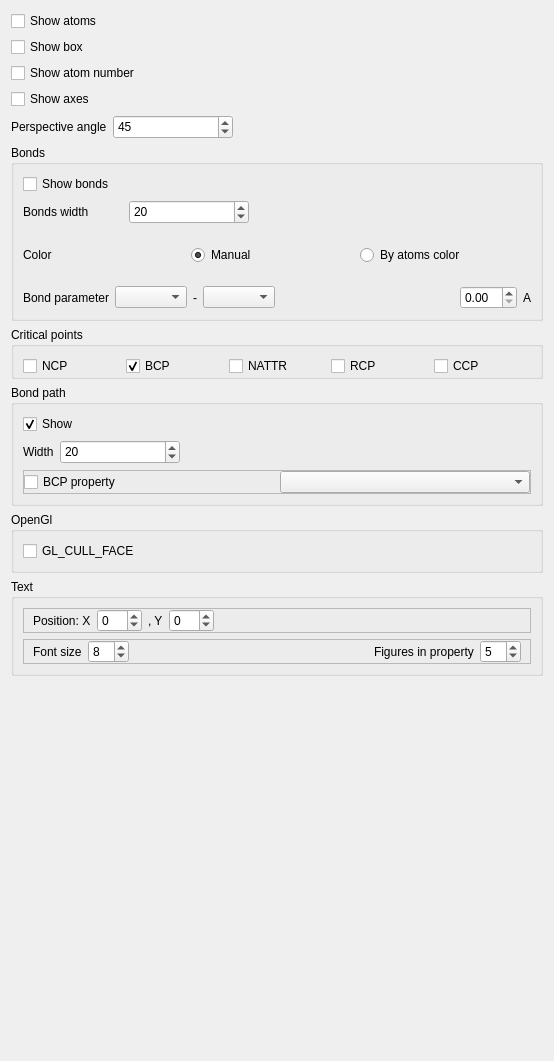
          <widget class="QWidget" name="tab_32">
           <attribute name="title">
            <string>View 3D</string>
           </attribute>
           <layout class="QVBoxLayout" name="verticalLayout_22">
            <item>
             <widget class="QCheckBox" name="FormSettingsViewCheckShowAtoms">
              <property name="enabled">
               <bool>true</bool>
              </property>
              <property name="text">
               <string>Show atoms</string>
              </property>
             </widget>
            </item>
            <item>
             <widget class="QCheckBox" name="FormSettingsViewCheckShowBox">
              <property name="styleSheet">
               <string notr="true"/>
              </property>
              <property name="text">
               <string>Show box</string>
              </property>
             </widget>
            </item>
            <item>
             <widget class="QCheckBox" name="FormSettingsViewCheckShowAtomNumber">
              <property name="enabled">
               <bool>true</bool>
              </property>
              <property name="text">
               <string>Show atom number</string>
              </property>
             </widget>
            </item>
            <item>
             <widget class="QCheckBox" name="FormSettingsViewCheckShowAxes">
              <property name="text">
               <string>Show axes</string>
              </property>
             </widget>
            </item>
            <item>
             <widget class="QFrame" name="frame_131">
              <property name="minimumSize">
               <size>
                <width>0</width>
                <height>0</height>
               </size>
              </property>
              <property name="frameShape">
               <enum>QFrame::NoFrame</enum>
              </property>
              <property name="frameShadow">
               <enum>QFrame::Raised</enum>
              </property>
              <layout class="QHBoxLayout" name="horizontalLayout_100">
               <property name="leftMargin">
                <number>0</number>
               </property>
               <property name="topMargin">
                <number>0</number>
               </property>
               <property name="rightMargin">
                <number>0</number>
               </property>
               <property name="bottomMargin">
                <number>0</number>
               </property>
               <item>
                <widget class="QLabel" name="label_105">
                 <property name="text">
                  <string>Perspective angle</string>
                 </property>
                </widget>
               </item>
               <item>
                <widget class="QSpinBox" name="spin_perspective_angle">
                 <property name="minimumSize">
                  <size>
                   <width>120</width>
                   <height>24</height>
                  </size>
                 </property>
                 <property name="maximumSize">
                  <size>
                   <width>120</width>
                   <height>24</height>
                  </size>
                 </property>
                 <property name="maximum">
                  <number>90</number>
                 </property>
                 <property name="value">
                  <number>45</number>
                 </property>
                </widget>
               </item>
               <item>
                <spacer name="horizontalSpacer_112">
                 <property name="orientation">
                  <enum>Qt::Horizontal</enum>
                 </property>
                 <property name="sizeHint" stdset="0">
                  <size>
                   <width>61</width>
                   <height>20</height>
                  </size>
                 </property>
                </spacer>
               </item>
              </layout>
             </widget>
            </item>
            <item>
             <widget class="QGroupBox" name="groupBox">
              <property name="minimumSize">
               <size>
                <width>0</width>
                <height>0</height>
               </size>
              </property>
              <property name="title">
               <string>Bonds</string>
              </property>
              <layout class="QVBoxLayout" name="verticalLayout_68">
               <item>
                <widget class="QCheckBox" name="FormSettingsViewCheckShowBonds">
                 <property name="text">
                  <string>Show bonds</string>
                 </property>
                </widget>
               </item>
               <item>
                <widget class="QFrame" name="frame_68">
                 <property name="minimumSize">
                  <size>
                   <width>200</width>
                   <height>0</height>
                  </size>
                 </property>
                 <property name="frameShape">
                  <enum>QFrame::NoFrame</enum>
                 </property>
                 <property name="frameShadow">
                  <enum>QFrame::Raised</enum>
                 </property>
                 <layout class="QHBoxLayout" name="horizontalLayout_60">
                  <property name="leftMargin">
                   <number>0</number>
                  </property>
                  <property name="topMargin">
                   <number>0</number>
                  </property>
                  <property name="rightMargin">
                   <number>0</number>
                  </property>
                  <property name="bottomMargin">
                   <number>0</number>
                  </property>
                  <item>
                   <widget class="QLabel" name="label_22">
                    <property name="minimumSize">
                     <size>
                      <width>100</width>
                      <height>0</height>
                     </size>
                    </property>
                    <property name="text">
                     <string>Bonds width</string>
                    </property>
                   </widget>
                  </item>
                  <item>
                   <widget class="QSpinBox" name="FormSettingsViewSpinBondWidth">
                    <property name="minimumSize">
                     <size>
                      <width>120</width>
                      <height>24</height>
                     </size>
                    </property>
                    <property name="maximumSize">
                     <size>
                      <width>120</width>
                      <height>24</height>
                     </size>
                    </property>
                    <property name="value">
                     <number>20</number>
                    </property>
                   </widget>
                  </item>
                  <item>
                   <spacer name="horizontalSpacer_30">
                    <property name="orientation">
                     <enum>Qt::Horizontal</enum>
                    </property>
                    <property name="sizeHint" stdset="0">
                     <size>
                      <width>40</width>
                      <height>20</height>
                     </size>
                    </property>
                   </spacer>
                  </item>
                 </layout>
                </widget>
               </item>
               <item>
                <widget class="QFrame" name="frame_114">
                 <property name="minimumSize">
                  <size>
                   <width>0</width>
                   <height>50</height>
                  </size>
                 </property>
                 <property name="frameShape">
                  <enum>QFrame::NoFrame</enum>
                 </property>
                 <property name="frameShadow">
                  <enum>QFrame::Raised</enum>
                 </property>
                 <layout class="QHBoxLayout" name="horizontalLayout_116">
                  <property name="leftMargin">
                   <number>0</number>
                  </property>
                  <property name="topMargin">
                   <number>0</number>
                  </property>
                  <property name="bottomMargin">
                   <number>0</number>
                  </property>
                  <item>
                   <widget class="QLabel" name="label_83">
                    <property name="minimumSize">
                     <size>
                      <width>100</width>
                      <height>0</height>
                     </size>
                    </property>
                    <property name="text">
                     <string>Color</string>
                    </property>
                   </widget>
                  </item>
                  <item>
                   <widget class="QRadioButton" name="FormSettingsViewRadioColorBondsManual">
                    <property name="text">
                     <string>Manual</string>
                    </property>
                    <property name="checked">
                     <bool>true</bool>
                    </property>
                   </widget>
                  </item>
                  <item>
                   <widget class="QRadioButton" name="FormSettingsViewRadioColorBondsByAtoms">
                    <property name="text">
                     <string>By atoms color</string>
                    </property>
                   </widget>
                  </item>
                 </layout>
                </widget>
               </item>
               <item>
                <widget class="QFrame" name="frame_106">
                 <property name="frameShape">
                  <enum>QFrame::NoFrame</enum>
                 </property>
                 <property name="frameShadow">
                  <enum>QFrame::Raised</enum>
                 </property>
                 <layout class="QHBoxLayout" name="horizontalLayout_110">
                  <property name="leftMargin">
                   <number>0</number>
                  </property>
                  <property name="topMargin">
                   <number>0</number>
                  </property>
                  <property name="rightMargin">
                   <number>0</number>
                  </property>
                  <property name="bottomMargin">
                   <number>0</number>
                  </property>
                  <item>
                   <widget class="QLabel" name="label_2">
                    <property name="text">
                     <string>Bond parameter</string>
                    </property>
                   </widget>
                  </item>
                  <item>
                   <widget class="QComboBox" name="FormAtomsList1"/>
                  </item>
                  <item>
                   <widget class="QLabel" name="label_31">
                    <property name="text">
                     <string>-</string>
                    </property>
                   </widget>
                  </item>
                  <item>
                   <widget class="QComboBox" name="FormAtomsList2"/>
                  </item>
                  <item>
                   <spacer name="horizontalSpacer_76">
                    <property name="orientation">
                     <enum>Qt::Horizontal</enum>
                    </property>
                    <property name="sizeHint" stdset="0">
                     <size>
                      <width>40</width>
                      <height>20</height>
                     </size>
                    </property>
                   </spacer>
                  </item>
                  <item>
                   <widget class="QDoubleSpinBox" name="FormBondLenSpinBox">
                    <property name="readOnly">
                     <bool>false</bool>
                    </property>
                    <property name="singleStep">
                     <double>0.100000000000000</double>
                    </property>
                   </widget>
                  </item>
                  <item>
                   <widget class="QLabel" name="label_30">
                    <property name="text">
                     <string>A</string>
                    </property>
                   </widget>
                  </item>
                 </layout>
                </widget>
               </item>
              </layout>
             </widget>
            </item>
            <item>
             <widget class="QGroupBox" name="groupBox_6">
              <property name="minimumSize">
               <size>
                <width>0</width>
                <height>0</height>
               </size>
              </property>
              <property name="title">
               <string>Critical points</string>
              </property>
              <layout class="QVBoxLayout" name="verticalLayout_9">
               <property name="topMargin">
                <number>0</number>
               </property>
               <property name="bottomMargin">
                <number>0</number>
               </property>
               <item>
                <widget class="QFrame" name="frame_3">
                 <property name="frameShape">
                  <enum>QFrame::NoFrame</enum>
                 </property>
                 <property name="frameShadow">
                  <enum>QFrame::Raised</enum>
                 </property>
                 <layout class="QHBoxLayout" name="horizontalLayout_7">
                  <property name="leftMargin">
                   <number>0</number>
                  </property>
                  <property name="rightMargin">
                   <number>0</number>
                  </property>
                  <property name="bottomMargin">
                   <number>0</number>
                  </property>
                  <item>
                   <widget class="QCheckBox" name="show_ncp">
                    <property name="text">
                     <string>NCP</string>
                    </property>
                    <property name="checked">
                     <bool>false</bool>
                    </property>
                   </widget>
                  </item>
                  <item>
                   <widget class="QCheckBox" name="show_bcp">
                    <property name="text">
                     <string>BCP</string>
                    </property>
                    <property name="checked">
                     <bool>true</bool>
                    </property>
                   </widget>
                  </item>
                  <item>
                   <widget class="QCheckBox" name="show_nnatr">
                    <property name="text">
                     <string>NATTR</string>
                    </property>
                    <property name="checked">
                     <bool>false</bool>
                    </property>
                   </widget>
                  </item>
                  <item>
                   <widget class="QCheckBox" name="show_rcp">
                    <property name="text">
                     <string>RCP</string>
                    </property>
                    <property name="checked">
                     <bool>false</bool>
                    </property>
                   </widget>
                  </item>
                  <item>
                   <widget class="QCheckBox" name="show_ccp">
                    <property name="text">
                     <string>CCP</string>
                    </property>
                    <property name="checked">
                     <bool>false</bool>
                    </property>
                   </widget>
                  </item>
                 </layout>
                </widget>
               </item>
              </layout>
             </widget>
            </item>
            <item>
             <widget class="QGroupBox" name="groupBox_11">
              <property name="title">
               <string>Bond path</string>
              </property>
              <layout class="QVBoxLayout" name="verticalLayout_18">
               <item>
                <widget class="QFrame" name="frame_4">
                 <property name="minimumSize">
                  <size>
                   <width>0</width>
                   <height>0</height>
                  </size>
                 </property>
                 <property name="frameShape">
                  <enum>QFrame::NoFrame</enum>
                 </property>
                 <property name="frameShadow">
                  <enum>QFrame::Raised</enum>
                 </property>
                 <layout class="QHBoxLayout" name="horizontalLayout_8">
                  <property name="leftMargin">
                   <number>0</number>
                  </property>
                  <property name="topMargin">
                   <number>0</number>
                  </property>
                  <property name="rightMargin">
                   <number>0</number>
                  </property>
                  <property name="bottomMargin">
                   <number>0</number>
                  </property>
                  <item>
                   <widget class="QCheckBox" name="show_bond_path">
                    <property name="text">
                     <string>Show</string>
                    </property>
                    <property name="checked">
                     <bool>true</bool>
                    </property>
                   </widget>
                  </item>
                  <item>
                   <spacer name="horizontalSpacer_7">
                    <property name="orientation">
                     <enum>Qt::Horizontal</enum>
                    </property>
                    <property name="sizeHint" stdset="0">
                     <size>
                      <width>281</width>
                      <height>20</height>
                     </size>
                    </property>
                   </spacer>
                  </item>
                 </layout>
                </widget>
               </item>
               <item>
                <widget class="QFrame" name="frame_69">
                 <property name="minimumSize">
                  <size>
                   <width>200</width>
                   <height>0</height>
                  </size>
                 </property>
                 <property name="frameShape">
                  <enum>QFrame::NoFrame</enum>
                 </property>
                 <property name="frameShadow">
                  <enum>QFrame::Raised</enum>
                 </property>
                 <layout class="QHBoxLayout" name="horizontalLayout_62">
                  <property name="leftMargin">
                   <number>0</number>
                  </property>
                  <property name="topMargin">
                   <number>0</number>
                  </property>
                  <property name="rightMargin">
                   <number>0</number>
                  </property>
                  <property name="bottomMargin">
                   <number>0</number>
                  </property>
                  <item>
                   <widget class="QLabel" name="label_23">
                    <property name="minimumSize">
                     <size>
                      <width>0</width>
                      <height>0</height>
                     </size>
                    </property>
                    <property name="text">
                     <string>Width</string>
                    </property>
                   </widget>
                  </item>
                  <item>
                   <widget class="QSpinBox" name="bond_path_width">
                    <property name="minimumSize">
                     <size>
                      <width>120</width>
                      <height>24</height>
                     </size>
                    </property>
                    <property name="maximumSize">
                     <size>
                      <width>120</width>
                      <height>24</height>
                     </size>
                    </property>
                    <property name="value">
                     <number>20</number>
                    </property>
                   </widget>
                  </item>
                  <item>
                   <spacer name="horizontalSpacer_31">
                    <property name="orientation">
                     <enum>Qt::Horizontal</enum>
                    </property>
                    <property name="sizeHint" stdset="0">
                     <size>
                      <width>40</width>
                      <height>20</height>
                     </size>
                    </property>
                   </spacer>
                  </item>
                 </layout>
                </widget>
               </item>
               <item>
                <widget class="QFrame" name="frame_160">
                 <property name="frameShape">
                  <enum>QFrame::StyledPanel</enum>
                 </property>
                 <property name="frameShadow">
                  <enum>QFrame::Raised</enum>
                 </property>
                 <layout class="QHBoxLayout" name="horizontalLayout_178">
                  <property name="leftMargin">
                   <number>0</number>
                  </property>
                  <property name="topMargin">
                   <number>0</number>
                  </property>
                  <property name="rightMargin">
                   <number>0</number>
                  </property>
                  <property name="bottomMargin">
                   <number>0</number>
                  </property>
                  <item>
                   <widget class="QCheckBox" name="show_bcp_text">
                    <property name="text">
                     <string>BCP property</string>
                    </property>
                   </widget>
                  </item>
                  <item>
                   <widget class="QComboBox" name="PropertyForBCPtext"/>
                  </item>
                 </layout>
                </widget>
               </item>
              </layout>
             </widget>
            </item>
            <item>
             <widget class="QGroupBox" name="groupBox_34">
              <property name="minimumSize">
               <size>
                <width>0</width>
                <height>0</height>
               </size>
              </property>
              <property name="title">
               <string>OpenGl</string>
              </property>
              <layout class="QHBoxLayout" name="horizontalLayout_163">
               <item>
                <widget class="QCheckBox" name="OpenGL_GL_CULL_FACE">
                 <property name="enabled">
                  <bool>true</bool>
                 </property>
                 <property name="text">
                  <string>GL_CULL_FACE</string>
                 </property>
                </widget>
               </item>
              </layout>
             </widget>
            </item>
            <item>
             <widget class="QGroupBox" name="groupBox_29">
              <property name="minimumSize">
               <size>
                <width>0</width>
                <height>0</height>
               </size>
              </property>
              <property name="title">
               <string>Text</string>
              </property>
              <layout class="QVBoxLayout" name="verticalLayout_107">
               <item>
                <widget class="QFrame" name="frame_165">
                 <property name="frameShape">
                  <enum>QFrame::StyledPanel</enum>
                 </property>
                 <property name="frameShadow">
                  <enum>QFrame::Raised</enum>
                 </property>
                 <layout class="QHBoxLayout" name="horizontalLayout_179">
                  <property name="topMargin">
                   <number>0</number>
                  </property>
                  <property name="bottomMargin">
                   <number>0</number>
                  </property>
                  <item>
                   <widget class="QLabel" name="label_132">
                    <property name="text">
                     <string>Position: X</string>
                    </property>
                   </widget>
                  </item>
                  <item>
                   <widget class="QSpinBox" name="property_shift_x">
                    <property name="minimum">
                     <number>-99</number>
                    </property>
                   </widget>
                  </item>
                  <item>
                   <widget class="QLabel" name="label_133">
                    <property name="text">
                     <string>, Y</string>
                    </property>
                   </widget>
                  </item>
                  <item>
                   <widget class="QSpinBox" name="property_shift_y">
                    <property name="minimum">
                     <number>-99</number>
                    </property>
                   </widget>
                  </item>
                  <item>
                   <spacer name="horizontalSpacer_125">
                    <property name="orientation">
                     <enum>Qt::Horizontal</enum>
                    </property>
                    <property name="sizeHint" stdset="0">
                     <size>
                      <width>126</width>
                      <height>20</height>
                     </size>
                    </property>
                   </spacer>
                  </item>
                 </layout>
                </widget>
               </item>
               <item>
                <widget class="QFrame" name="frame_164">
                 <property name="minimumSize">
                  <size>
                   <width>0</width>
                   <height>0</height>
                  </size>
                 </property>
                 <property name="frameShape">
                  <enum>QFrame::StyledPanel</enum>
                 </property>
                 <property name="frameShadow">
                  <enum>QFrame::Raised</enum>
                 </property>
                 <layout class="QHBoxLayout" name="horizontalLayout_180">
                  <property name="topMargin">
                   <number>0</number>
                  </property>
                  <property name="bottomMargin">
                   <number>0</number>
                  </property>
                  <item>
                   <widget class="QLabel" name="label_90">
                    <property name="text">
                     <string>Font size</string>
                    </property>
                   </widget>
                  </item>
                  <item>
                   <widget class="QSpinBox" name="font_size_3d">
                    <property name="value">
                     <number>8</number>
                    </property>
                   </widget>
                  </item>
                  <item>
                   <spacer name="horizontalSpacer_83">
                    <property name="orientation">
                     <enum>Qt::Horizontal</enum>
                    </property>
                    <property name="sizeHint" stdset="0">
                     <size>
                      <width>239</width>
                      <height>20</height>
                     </size>
                    </property>
                   </spacer>
                  </item>
                  <item>
                   <widget class="QLabel" name="label_81">
                    <property name="text">
                     <string>Figures in property</string>
                    </property>
                   </widget>
                  </item>
                  <item>
                   <widget class="QSpinBox" name="property_precision">
                    <property name="value">
                     <number>5</number>
                    </property>
                   </widget>
                  </item>
                 </layout>
                </widget>
               </item>
              </layout>
             </widget>
            </item>
            <item>
             <spacer name="verticalSpacer_9">
              <property name="orientation">
               <enum>Qt::Vertical</enum>
              </property>
              <property name="sizeHint" stdset="0">
               <size>
                <width>20</width>
                <height>374</height>
               </size>
              </property>
             </spacer>
            </item>
           </layout>
          </widget>
